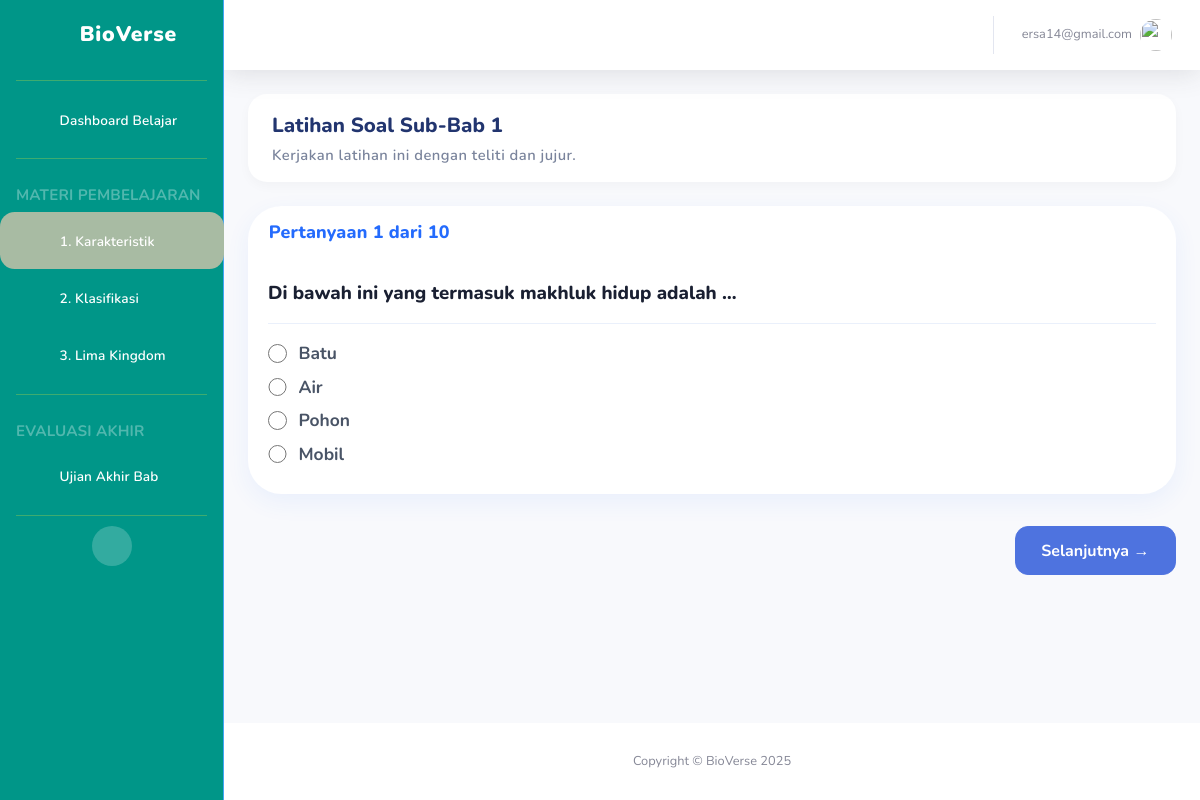
Page /latihan/1/?mulai=true (signed in) on the committed database.
### main/models.py (models this page shows, shortened)
class LatihanSoal(models.Model):
    subbab = models.OneToOneField(SubBab, on_delete=models.CASCADE)
    judul = models.CharField(max_length=200)

class Pertanyaan(models.Model):
    latihan = models.ForeignKey(LatihanSoal, on_delete=models.CASCADE, related_name='pertanyaan_set')
    teks_pertanyaan = models.TextField()
    explanation = models.TextField(blank=True, null=True, help_text="Penjelasan/Feedback untuk jawaban yang benar")

class PilihanJawaban(models.Model):
    pertanyaan = models.ForeignKey(Pertanyaan, on_delete=models.CASCADE, related_name='pilihan_set')
    teks_pilihan = models.CharField(max_length=200)
    is_benar = models.BooleanField(default=False)

### main/views.py (the view)
# urls.py: path('latihan/<int:latihan_id>/', views.latihan_soal_view, name='latihan_soal'),
@login_required
def latihan_soal_view(request, latihan_id):
    latihan = get_object_or_404(LatihanSoal, id=latihan_id)
    progress = get_object_or_404(SiswaProgress, siswa=request.user)
    is_unlocked = False
    if latihan.subbab.urutan == 1:
        is_unlocked = progress.modul_1_completed
    elif latihan.subbab.urutan == 2:
        is_unlocked = progress.modul_2_completed
    elif latihan.subbab.urutan == 3:
        is_unlocked = progress.database_completed
    if not is_unlocked:
        messages.error(
            request, "Selesaikan modul interaktif sebelumnya terlebih dahulu!"
        )
        return redirect("siswa_dashboard")
    if request.GET.get("mulai") == "true":
        pertanyaan = latihan.pertanyaan_set.all()
        context = {"latihan": latihan, "pertanyaan": pertanyaan}
        return render(request, "main/siswa/latihan_soal.html", context)
    else:
        context = {"latihan": latihan}
        return render(request, "main/siswa/latihan_petunjuk.html", context)

### main/templatetags/custom_tags.py (called while the page is built)
@register.simple_tag
def get_latihan_id(subbab_urutan):
    from main.models import LatihanSoal
    try:
        latihan = LatihanSoal.objects.get(subbab__urutan=subbab_urutan)
        return latihan.id
    except LatihanSoal.DoesNotExist:
        return None

@register.simple_tag
def get_pengayaan_id():
    from main.models import SoalPengayaan
    try:
        pengayaan = SoalPengayaan.objects.first()
        if pengayaan:
            return pengayaan.id
        return None
    except SoalPengayaan.DoesNotExist:
        return None

### main/templates/main/siswa/latihan_soal.html (shortened to what this page needs)
{% extends 'main/base.html' %}
{% load static %}
{% block content %}
<div class="latihan-header-card">
    <div>
        <div class="latihan-header-title">{{ latihan.judul }}</div>
        <div class="latihan-header-keterangan">
            {{ latihan.deskripsi|default:"Kerjakan latihan ini dengan teliti dan jujur." }}
        </div>
    </div>
</div>
<form method="post" action="{% url 'submit_latihan' latihan.id %}" id="form-latihan-soal">
    {% for pertanyaan in latihan.pertanyaan_set.all %}
    <div class="card-latihan-soal {% if forloop.first %}active{% endif %}"
         id="latihan-slide-{{ forloop.counter0 }}">
        <div class="card-header py-3">
            <h6>Pertanyaan {{ forloop.counter }} dari {{ latihan.pertanyaan_set.count }}</h6>
        </div>
        <div class="card-body">
            <p>{{ pertanyaan.teks_pertanyaan }}</p>
            <hr>
            {% for pilihan in pertanyaan.pilihan_set.all %}
            <div class="form-check">
                <input class="form-check-input"
                       type="radio"
                       id="pilihan_{{ pilihan.id }}"
                       name="pertanyaan_{{ pertanyaan.id }}"
                       value="{{ pilihan.id }}"
                       required>
                <label class="form-check-label" for="pilihan_{{ pilihan.id }}">{{ pilihan.teks_pilihan }}</label>
            </div>
            {% endfor %}
        </div>
    </div>
    {% endfor %}
    <div class="nav-slide-latihan">
        <button type="button" id="btn-slide-next" class="btn btn-primary btn-slide-latihan">
            Selanjutnya &rarr;
        </button>
    </div>
</form>
{% endblock %}

### main/templates/main/base.html (shortened to what this page needs)
{% load static %}
{% load custom_tags %}
<!DOCTYPE html>
<html lang="id">
    <head>
        <link href="{% static 'vendor/fontawesome-free/css/all.min.css' %}"
              rel="stylesheet"
              type="text/css">
        <link href="{% static 'css/sb-admin-2.min.css' %}" rel="stylesheet">
    </head>
    <body id="page-top">
        <div id="wrapper">
            <ul class="navbar-nav sidebar sidebar-dark accordion"
                id="accordionSidebar">
                <a class="sidebar-brand d-flex align-items-center justify-content-center"
                   href="{% if user.profile.role == 'SISWA' %}{% url 'siswa_dashboard' %}{% else %}{% url 'guru_dashboard' %}{% endif %}">
                    <div class="sidebar-brand-icon d-flex align-items-center justify-content-center">
                        <i class="fas fa-seedling"></i>
                    </div>
                    <div class="sidebar-brand-text mx-3">BioVerse</div>
                </a>
                <hr class="sidebar-divider my-0">
                {% if user.profile.role == 'SISWA' %}
                    <li class="nav-item {% if request.resolver_match.url_name == 'siswa_dashboard' %}active{% endif %}">
                        <a class="nav-link" href="{% url 'siswa_dashboard' %}">
                            <i class="fas fa-home"></i>
                            <span>Dashboard Belajar</span></a>
                    </li>
                    <hr class="sidebar-divider">
                    <div class="sidebar-heading">Materi Pembelajaran</div>
                    <li class="nav-item {% if 'modul/1' in request.path or 'latihan/1' in request.path or 'glosarium' in request.path %}active{% endif %}">
                        <a class="nav-link collapsed"
                           href="#"
                           data-toggle="collapse"
                           data-target="#collapseSubBab1"
                           aria-expanded="true"
                           aria-controls="collapseSubBab1">
                            <i class="fas fa-book-open"></i>
                            <span>1. Karakteristik</span>
                        </a>
                                {% get_latihan_id 1 as latihan_1_id %}
                    </li>
                    <li class="nav-item {% if 'modul/2' in request.path or 'latihan/2' in request.path or 'mikroskop' in request.path %}active{% endif %}">
                        <a class="nav-link collapsed"
                           href="#"
                           data-toggle="collapse"
                           data-target="#collapseSubBab2"
                           aria-expanded="true"
                           aria-controls="collapseSubBab2">
                            <i class="fas fa-sitemap"></i>
                            <span>2. Klasifikasi</span>
                        </a>
                                {% get_latihan_id 2 as latihan_2_id %}
                    </li>
                    <li class="nav-item {% if 'modul/3' in request.path or 'latihan/3' in request.path or 'database' in request.path %}active{% endif %}">
                        <a class="nav-link collapsed"
                           href="#"
                           data-toggle="collapse"
                           data-target="#collapseSubBab3"
                           aria-expanded="true"
                           aria-controls="collapseSubBab3">
                            <i class="fas fa-paw"></i>
                            <span>3. Lima Kingdom</span>
                        </a>
                                {% get_latihan_id 3 as latihan_3_id %}
                    </li>
                    <hr class="sidebar-divider">
                    <div class="sidebar-heading">Evaluasi Akhir</div>
                    <li class="nav-item {% if request.resolver_match.url_name == 'pengayaan' %}active{% endif %}">
                        {% get_pengayaan_id as pengayaan_id %}
                        <a class="nav-link" href="{% url 'pengayaan' pengayaan_id %}">
                            <i class="fas fa-flag-checkered"></i>
                            <span>Ujian Akhir Bab</span>
                        </a>
                    </li>
                {% endif %}
                <hr class="sidebar-divider d-none d-md-block">
                <div class="text-center d-none d-md-inline">
                    <button class="rounded-circle border-0" id="sidebarToggle"></button>
                </div>
            </ul>
            <div id="content-wrapper" class="d-flex flex-column">
                <div id="content">
                    <nav class="navbar navbar-expand navbar-light bg-white topbar mb-4 static-top shadow">
                        <ul class="navbar-nav ml-auto">
                            <li class="nav-item dropdown no-arrow">
                                <a class="nav-link dropdown-toggle"
                                   href="#"
                                   id="userDropdown"
                                   role="button"
                                   data-toggle="dropdown"
                                   aria-haspopup="true"
                                   aria-expanded="false">
                                    <span class="mr-2 d-none d-lg-inline text-gray-600 small">{{ user.username }}</span>
                                    <img class="img-profile rounded-circle"
                                         src="{% static 'img/undraw_profile.svg' %}">
                                </a>
                            </li>
                        </ul>
                    </nav>
                    <div class="container-fluid">
                        {% block content %}
                        {% endblock %}
                    </div>
                </div>
                <footer class="sticky-footer bg-white">
                    <div class="container my-auto">
                        <div class="copyright text-center my-auto">
                            <span>Copyright &copy; BioVerse 2025</span>
                        </div>
                    </div>
                </footer>
            </div>
        </div>
    </body>
</html>

### main/templates/main/base.html (style rules this page uses)
body { background: #f6fcff !important; font-family: 'Nunito', sans-serif; }
.sidebar, .sidebar.sidebar-dark.accordion, .navbar-nav.sidebar.sidebar-dark.accordion { background: #009688 !important; min-height: 100vh; border-right: 1px solid #42a5f5 !important; font-family: 'Nunito', sans-serif !important; }
.sidebar .sidebar-brand { color: #ffffff !important; font-size: 1.32rem; font-weight: 900; letter-spacing: .04em; text-transform: none; }
.sidebar .sidebar-brand-icon { color: #cddc39 !important; font-size: 1.9rem !important; margin-right: 8px; }
.sidebar .sidebar-heading { text-transform: none !important; font-weight: 700; font-size: 0.95rem; letter-spacing: .01em; margin: 15px 0 5px 0; text-transform: uppercase !important; opacity: 0.8; }
.sidebar .nav-link, .sidebar .nav-link span { color: #ffffff !important; font-weight: 600; font-size: 1.05rem; padding: 10px 15px; border-radius: 0.85rem; transition: background .17s, color .13s; text-transform: none; letter-spacing: .01em; }
.sidebar .nav-link.active, .sidebar .nav-link:focus, .sidebar .nav-link:hover, .sidebar .nav-item.active > .nav-link { background: #A8BBA3 !important; color: #009688 !important; font-weight: 800; border-radius: 0.92rem; }
.sidebar .nav-link.active i, .sidebar .nav-item.active i { color: #626F47 !important; }
.sidebar-divider { border-color: #cddc39 !important; opacity: 0.3; margin: 10px 1rem !important; }
.sidebar .nav-link i { color: #FFF6DA !important; margin-right: 10px; font-size: 1.1rem; vertical-align: middle; width: 20px; text-align: center; }

### main/templates/main/siswa/latihan_soal.html (style rules this page uses)
body { font-family: 'Nunito', sans-serif; background: #f3f6fd; }
.latihan-header-card { display: flex; justify-content: space-between; align-items: center; margin-bottom: 1.5rem; background: #fff; padding: 1rem 1.5rem; border-radius: 1.2rem; box-shadow: 0 4px 12px rgba(0,0,0,0.03); }
.latihan-header-title { font-family: 'Nunito', sans-serif; color: #22356f; font-weight: 800; font-size: 1.28rem; margin-bottom: 3px; }
.latihan-header-keterangan { font-size: 0.92rem; color: #7a849c; font-weight: 600; letter-spacing: 0.5px; }
.card-latihan-soal { background: #fff; border-radius: 2.1rem; box-shadow: 0 8px 24px #246bfd12; border: none !important; font-family: 'Nunito Sans', Nunito, sans-serif; margin-bottom: 2rem; display: none; animation: fadeIn 0.4s ease-in; }
.card-latihan-soal.active { display: block; }
.card-header { background: transparent; border: none; border-radius: 2.1rem 2.1rem 0 0; font-weight: 800; padding-top: 1.12rem; padding-bottom: 1rem; padding-left: 1.3rem; }
.card-header h6 { color: #246bfd; font-size: 1.12rem; margin: 0; font-weight: 800; letter-spacing: .01em; }
.card-body > p { font-family: 'Nunito Sans', Nunito, sans-serif; font-size: 1.17rem; font-weight: 750; color: #1a2032; margin-bottom: 0.4rem; }
.form-check { margin-bottom: 0.46rem; }
.form-check-input[type="radio"] { width: 1.18em; height: 1.18em; margin-top: .23em; accent-color: #246bfd; }
.form-check-label { font-family: 'Nunito Sans', Nunito, sans-serif; font-size: 1.09rem; font-weight: 700; color: #495466; margin-left: 0.6em; cursor: pointer; }
.nav-slide-latihan { margin-top: 1.5rem; display: flex; justify-content: space-between; gap: 10px; }
.btn-slide-latihan { border-radius: 0.82rem; font-size: 1rem; font-weight: 700; padding: 0.7rem 1.6rem; }
hr { border-color: #eaf0fb; }

### rows in the picture
LatihanSoal: judul "Latihan Soal Sub-Bab 1", pertanyaan_set.count "10"
Pertanyaan: teks_pertanyaan "Di bawah ini yang termasuk makhluk hidup adalah …"
PilihanJawaban: teks_pilihan "Batu"
PilihanJawaban: teks_pilihan "Air"
PilihanJawaban: teks_pilihan "Pohon"
PilihanJawaban: teks_pilihan "Mobil"

### other values in the picture
{{ user.username }} "ersa14@gmail.com"
